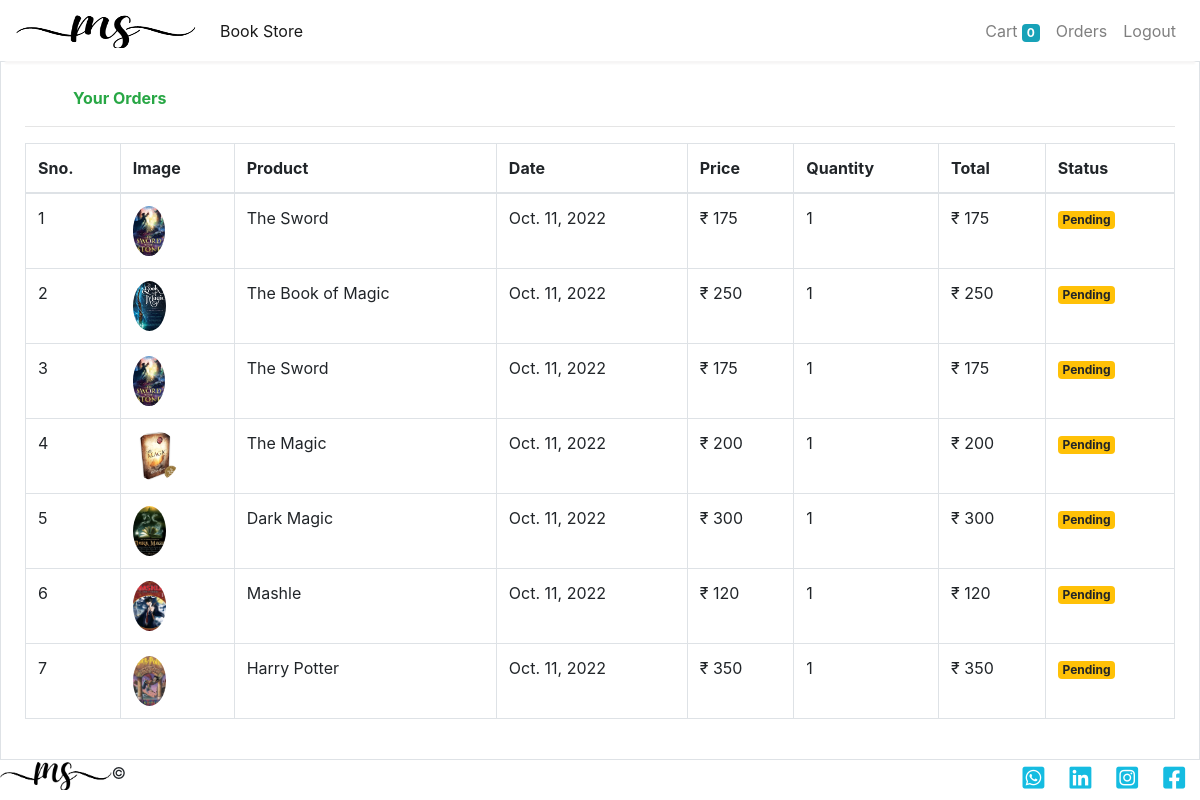
Screenshot of /orders (signed in) with the database file from the repository.
### store/models/orders.py (models this page shows, shortened)
class Order(models.Model):
    product = models.ForeignKey(Product,on_delete=models.CASCADE)
    customer = models.ForeignKey(Customer,on_delete=models.CASCADE)
    quantity = models.IntegerField(default=1)
    price = models.IntegerField()
    address = models.CharField(max_length=50, default='', blank=True)
    phone = models.CharField(max_length=50, default='', blank=True)
    date = models.DateField(default=datetime.datetime.today)
    status = models.BooleanField(default=False)
    @staticmethod
    def get_orders_by_customer(customer_id):
        return Order.objects.filter(customer=customer_id).order_by('-date')

### store/models/product.py (models this page shows, shortened)
class Product(models.Model):
    name = models.CharField(max_length=50)
    price = models.IntegerField(default=0)
    category = models.ForeignKey(Category, on_delete=models.CASCADE, default=1)
    description = models.CharField(max_length=300, default="", null=True, blank=True)
    image = models.ImageField(upload_to="upload/product/")

### store/views/orders.py (the view)
# urls.py: path('orders', OrderView.as_view(), name='orders'),
class OrderView(View):
    def get(self , request ):
        customer = request.session.get('customer')
        orders = Order.get_orders_by_customer(customer)
        print(orders)
        return render(request , 'orders.html'  , {'orders' : orders})

### store/templatetags/custom_filter.py (called while the page is built)
@register.filter(name='currency')
def currency(number):
    return "₹ "+str(number)

@register.filter(name='multiply')
def multiply(number , number1):
    return number * number1

### store/templates/orders.html
{% include 'header.html' %}
{% load cart %}
{% load custom_filter %}
    <div class="table-responsive table-hover table-bordered p-4">
        <p class="display-5 pl-4 ml-4 text-success "><b>Your Orders</b></p>
        <hr>
        <table class="table">
            <thead>
                <tr>
                    <th>Sno.</th>
                    <th>Image</th>
                    <th>Product</th>
                    <th>Date</th>
                    <th>Price</th>
                    <th>Quantity</th>
                    <th>Total</th>
                    <th>Status</th>
                </tr>
            </thead>
            <tbody>
                {% for order in orders %}
                <tr>
                    <td>{{forloop.counter}}</td>
                    <td><img style="height: 50px;" class="rounded-circle" src="{{order.product.image.url}}" alt=""></td>
                    <td>{{order.product.name}}</td>
                    <td>{{order.date}}</td>
                    <td>{{order.price|currency}}</td>
                    <td>{{order.quantity}}</td>
                    <td>{{order.quantity|multiply:order.price|currency}}</td>
                    {% if order.status %}
                    <td><small class="badge badge-success">Completed</small></td>
                    {%else%}
                    <td><small class="badge badge-warning">Pending</small></td>
                    {% endif %}
                </tr>
                {% endfor %}
            </tbody>
        </table>
   </div>
{% include 'footer.html' %}

### store/templates/header.html (shortened to what this page needs)
<!doctype html>
<html lang="en">
<head>
  <link rel="stylesheet" href="https://maxcdn.bootstrapcdn.com/bootstrap/4.0.0/css/bootstrap.min.css"
>
   <link rel="stylesheet" href="https://cdnjs.cloudflare.com/ajax/libs/font-awesome/6.2.0/css/all.min.css">
</head>
<body>
  <nav class="one-edge-shadow
  sticky-top navbar
  navbar-expand-lg
   navbar-light bg-white">
    <a class="navbar-brand" href="/">
      <img src="/static/10.png" width="180px" height="35px">
    </a>
    <div class="collapse navbar-collapse" id="navbarSupportedContent">
      <ul class="navbar-nav mr-auto">
        <li class="nav-item active">
          <a class="nav-link" href="/home">Book Store <span class="sr-only">(current)</span></a>
        </li>
      </ul>
      <ul class=" navbar-nav my-2 my-lg-0">
        <li class="nav-item ">
          <a class="nav-link" href="/cart">Cart
            <span class="badge badge-info">{{request.session.cart.keys|length}}</span>
            <span class="sr-only">(current)</span></a>
        </li>
        {% if request.session.customer %}
        <li class="nav-item ">
          <a class="nav-link" href="/orders">Orders<span class="sr-only">(current)</span></a>
        </li>
        <li class="nav-item ">
          <a class="nav-link" href="/logout">Logout<span class="sr-only">(current)</span></a>
        </li>
        {% endif %}
      </ul>
    </div>
  </nav>

### store/templates/footer.html (shortened to what this page needs)
{% load static %}
  <div class="footer">
    <img src="/static/10.png"height="30px"/>&#xa9;
    <i class="fa-brands fa-square-facebook"></i>
    <i class="fa-brands fa-square-instagram"></i>
    <i class="fa-brands fa-linkedin"></i>
    <i class="fa-brands fa-square-whatsapp"></i>
  </div>
</body>
</html>

### store/templates/header.html (style rules this page uses)
nav { background-color: white; }
.one-edge-shadow { box-shadow: 0 8px 2px -5px rgb(246, 245, 245); }
.footer { width: 100%; height: 30px; background-color:white; }
.footer i { font-size: 25px; float: right; margin-top: 5px; margin-inline-start: 10px; margin-right: 15px; color: rgb(21, 188, 225); }

### rows the page displays
Order: product.image (picture), product.name "The Sword", date "Oct. 11, 2022", price "₹ 175", quantity "1", quantity|multiply "₹ 175", status "Pending"
Order: product.image (picture), product.name "The Book of Magic", date "Oct. 11, 2022", price "₹ 250", quantity "1", quantity|multiply "₹ 250", status "Pending"
Order: product.image (picture), product.name "The Sword", date "Oct. 11, 2022", price "₹ 175", quantity "1", quantity|multiply "₹ 175", status "Pending"
Order: product.image (picture), product.name "The Magic", date "Oct. 11, 2022", price "₹ 200", quantity "1", quantity|multiply "₹ 200", status "Pending"
Order: product.image (picture), product.name "Dark Magic", date "Oct. 11, 2022", price "₹ 300", quantity "1", quantity|multiply "₹ 300", status "Pending"
Order: product.image (picture), product.name "Mashle", date "Oct. 11, 2022", price "₹ 120", quantity "1", quantity|multiply "₹ 120", status "Pending"
Order: product.image (picture), product.name "Harry Potter", date "Oct. 11, 2022", price "₹ 350", quantity "1", quantity|multiply "₹ 350", status "Pending"

### other values shown
{{ request.session.cart.keys|length }} "0"
